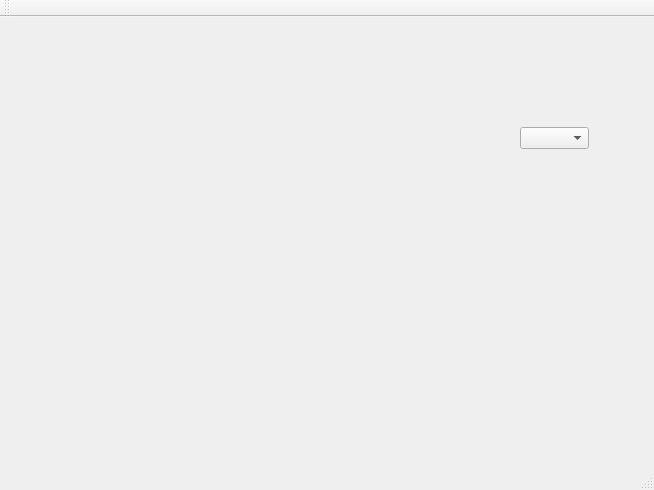
<?xml version="1.0" encoding="UTF-8"?>
<ui version="4.0">
 <class>uart_mainwindow</class>
 <widget class="QMainWindow" name="uart_mainwindow">
  <property name="geometry">
   <rect>
    <x>0</x>
    <y>0</y>
    <width>654</width>
    <height>490</height>
   </rect>
  </property>
  <property name="windowTitle">
   <string>uart_mainwindow</string>
  </property>
  <widget class="QWidget" name="centralWidget">
   <widget class="QComboBox" name="comboBox_DataBits">
    <property name="geometry">
     <rect>
      <x>520</x>
      <y>110</y>
      <width>69</width>
      <height>22</height>
     </rect>
    </property>
   </widget>
  </widget>
  <widget class="QMenuBar" name="menuBar">
   <property name="geometry">
    <rect>
     <x>0</x>
     <y>0</y>
     <width>654</width>
     <height>23</height>
    </rect>
   </property>
  </widget>
  <widget class="QToolBar" name="mainToolBar">
   <attribute name="toolBarArea">
    <enum>TopToolBarArea</enum>
   </attribute>
   <attribute name="toolBarBreak">
    <bool>false</bool>
   </attribute>
  </widget>
  <widget class="QStatusBar" name="statusBar"/>
 </widget>
 <layoutdefault spacing="6" margin="11"/>
 <resources/>
 <connections/>
</ui>
